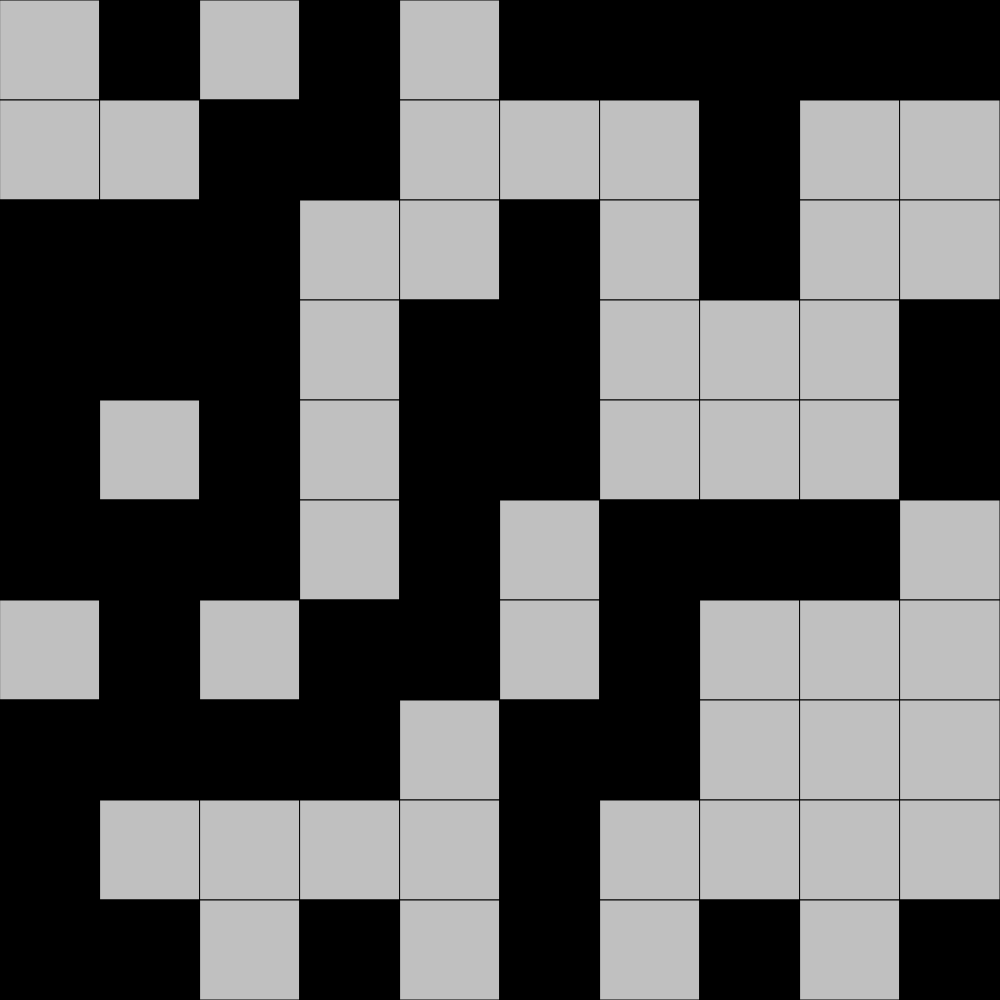
Frame 1 (no input)
Frame 60 (no input): identical to frame 1, image omitted
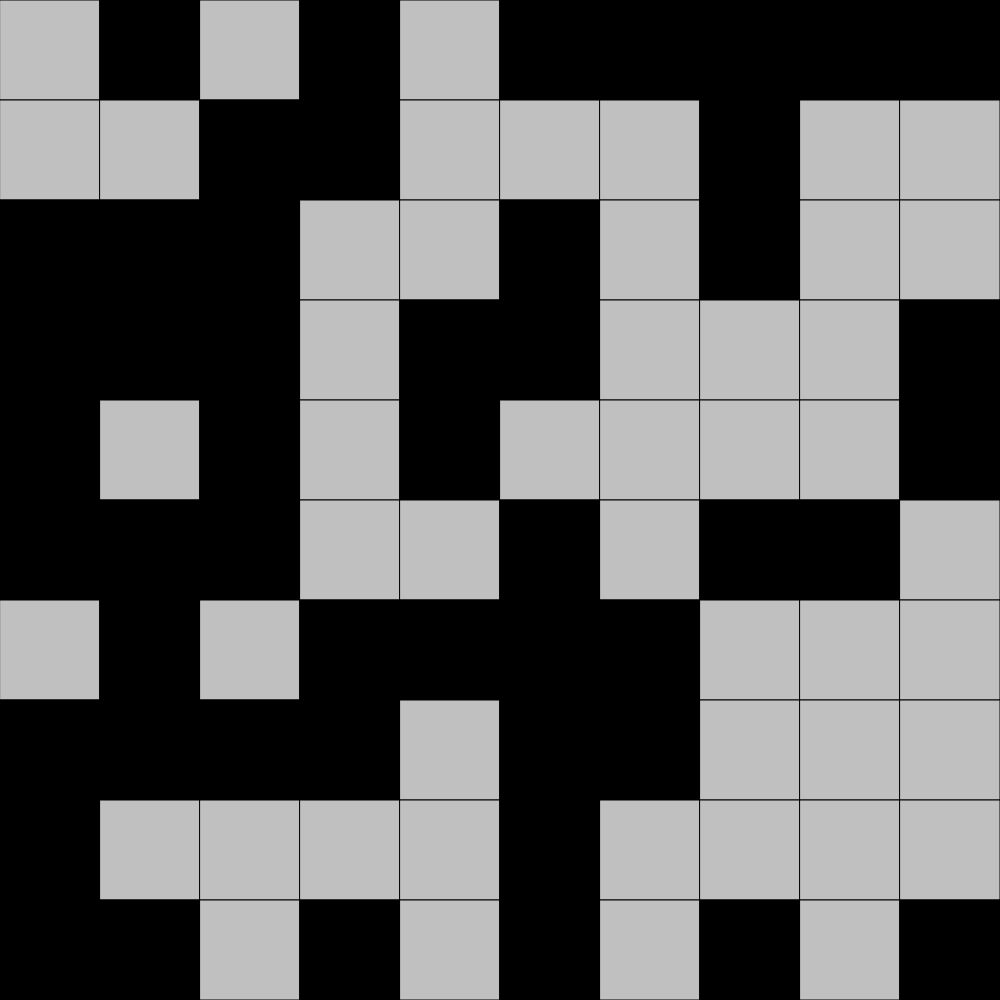
Frame 120 (the mouse pressed at the canvas centre since frame 60)

The p5.js sketch that drew these frames (run headless with seeded random() and noise() and a simulated clock; from frame 60 on, the mouse is pressed at the canvas centre):

// p5.js sketch
// ── sketch.js
// Grid Demo
// October 22nd 2024

//if hardcoding the grid
// let grid = [[1, 0, 1, 0],
//   [0, 0, 1, 1],
//   [1, 1, 1, 0],
//   [0, 1, 1, 0]];

let grid;

const GRID_SIZE = 10;
let cellSize;
let shouldToggleNeighbours = true;

function setup() {
  if (windowWidth < windowHeight) {
    createCanvas(windowWidth, windowWidth);
  }
  else {
    createCanvas(windowHeight, windowHeight);
  }
  cellSize = height/GRID_SIZE;
  grid = generateRandGrid(GRID_SIZE, GRID_SIZE);
}

function draw() {
  background(220);
  displayGrid();
}

function mousePressed() {
  let x = Math.floor(mouseX/cellSize);
  let y = Math.floor(mouseY/cellSize);

  toggleCell(x, y);

  if (shouldToggleNeighbours === true) {
    toggleCell(x + 1, y);
    toggleCell(x - 1, y);
    toggleCell(x, y + 1);
    toggleCell(x, y - 1);

  }
}

function toggleCell(x, y) {
  //bs check
  if(x>=0 && y>=0 && x<GRID_SIZE && y<GRID_SIZE){
    if (grid[y][x] === 1) {
      grid[y][x] = 0;
    }
    else {
      grid[y][x] = 1;
    }

  }
}

function windowResized() {
  if (windowWidth < windowHeight) {
    createCanvas(windowWidth, windowWidth);
  }
  else {
    resizeCanvas(windowHeight, windowHeight);
  }
  cellSize = height/GRID_SIZE;
}

function keyPressed() {
  if (key === "r") {
    grid = generateRandGrid(GRID_SIZE, GRID_SIZE);
  }
  if (key === "e") {
    grid = generateEmptyGrid(GRID_SIZE, GRID_SIZE);
  }
  if (key === "n") {
    shouldToggleNeighbours = !shouldToggleNeighbours;
  }
}
  

function generateRandGrid(cols, rows) {
  let newGrid = [];
  for (let y = 0; y<rows; y++) {
    newGrid.push([]);
    for (let x = 0; x<cols; x++) {
      //choose either 0 or 1 each 50% chance
      if (random(100) < 50) {
        newGrid[y].push(1);
      }

      else {
        newGrid[y].push(0);
      }
    }
  }
  return newGrid;
}

function generateEmptyGrid(cols, rows) {
  let newGrid = [];
  for (let y = 0; y<cols; y++) {
    newGrid.push([]);
    for (let x = 0; x<rows; x++) {
      newGrid[y].push(0);
    }
  }
  return newGrid;
}

function displayGrid() {
  for (let y = 0; y < GRID_SIZE; y++) {
    for (let x = 0; x < GRID_SIZE; x++) {
      if (grid[y][x] === 1) {
        fill("black");
      }

      else if (grid[y][x] === 0) {
        fill("silver");
      }

      square(x*cellSize, y*cellSize, cellSize);
      
    }
  }
}
